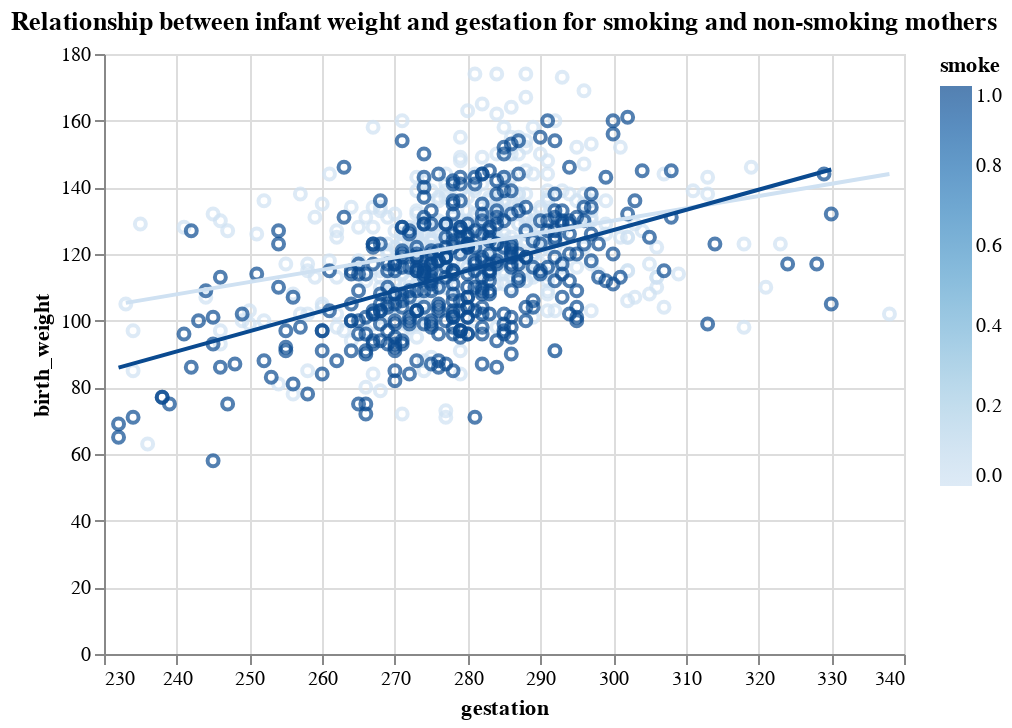

Notebook source saved alongside this figure:
### Code cell
chart = (
    alt.Chart(
        df_225
    )
    .mark_point()
    .encode(x=alt.X("gestation", scale=alt.Scale(zero=False)), y=alt.Y("birth_weight"), color="smoke")
    .properties(
        title="Relationship between infant weight and gestation for smoking and non-smoking mothers"
    )
)
fit = chart.transform_regression(
    "gestation", "birth_weight", groupby=["smoke"]
).mark_line(color="Red")
plot = chart + fit
plot.display()

### Figure 1 — Vega-Lite specification as saved in the notebook (floating-point values rounded to 4 significant figures; data arrays with more than 128 entries replaced by an {"elided": "..."} marker saying what was removed)
{"config": {"view": {"continuousWidth": 400, "continuousHeight": 300}}, "layer": [{"mark": "point", "encoding": {"color": {"field": "smoke", "type": "quantitative"}, "x": {"field": "gestation", "scale": {"zero": false}, "type": "quantitative"}, "y": {"field": "birth_weight", "type": "quantitative"}}, "title": "Relationship between infant weight and gestation for smoking and non-smoking mothers"}, {"mark": {"type": "line", "color": "Red"}, "encoding": {"color": {"field": "smoke", "type": "quantitative"}, "x": {"field": "gestation", "scale": {"zero": false}, "type": "quantitative"}, "y": {"field": "birth_weight", "type": "quantitative"}}, "title": "Relationship between infant weight and gestation for smoking and non-smoking mothers", "transform": [{"on": "gestation", "regression": "birth_weight", "groupby": ["smoke"]}]}], "data": {"name": "data-9cd08021f23404e1f1667e1d80150a90"}, "$schema": "https://vega.github.io/schema/vega-lite/v4.17.0.json", "datasets": {"data-9cd08021f23404e1f1667e1d80150a90": {"elided": "862 records"}}}
